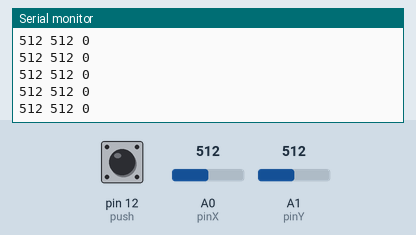
Bench run of a sketch on a simulated Arduino Uno, built with avr-gcc and run on an emulated ATmega328P. On the bench: the last lines printed to the serial monitor. The test bench sets the inputs (shaded band); at power-on: A0 (pinX) = 512, pin 12 (push) LOW, A1 (pinY) = 512.

Above: at 1.2 s.
1.3 s: A0 (pinX) set to 983
At 2.3 s:
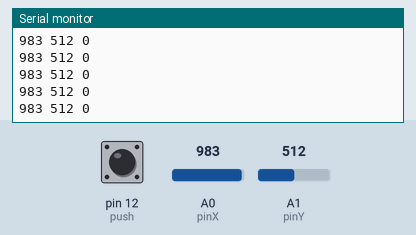
2.8 s: A0 (pinX) set to 1018
At 3.3 s:
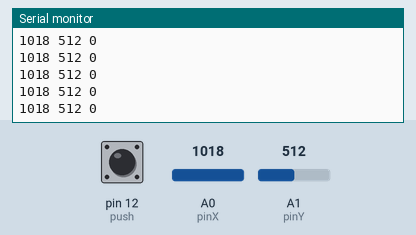
Timing chart, 0 to 5.8 s (numbered marks = the images above; inputs shaded):
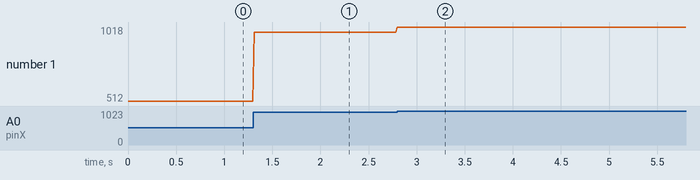

The sketch:

joystick.ino
```cpp
const int pinX = 0;
const int pinY = 1;
const int push = 12;

void setup() {
  pinMode(pinX, INPUT);
  pinMode(pinY, INPUT);
  pinMode(push, INPUT);
  Serial.begin(19200);
}

void loop() {
  int x, y, p;
  x = analogRead(pinX);
  y = analogRead(pinY);
  p = digitalRead(push);

  Serial.print(x);
  Serial.print(" ");
  Serial.print(y);
  Serial.print(" ");
  Serial.print(p);
  Serial.print(" ");
  Serial.println();

  delay(15);
}
```

Measured:
- after the input at 1.3 s, the serial monitor: prints a new line at once (image 1)
- after the input at 2.8 s, the serial monitor: prints a new line at once (image 2)
- plotted number 1: 512 → 983 after the input at 1.3 s, 983 → 1018 after the input at 2.8 s
